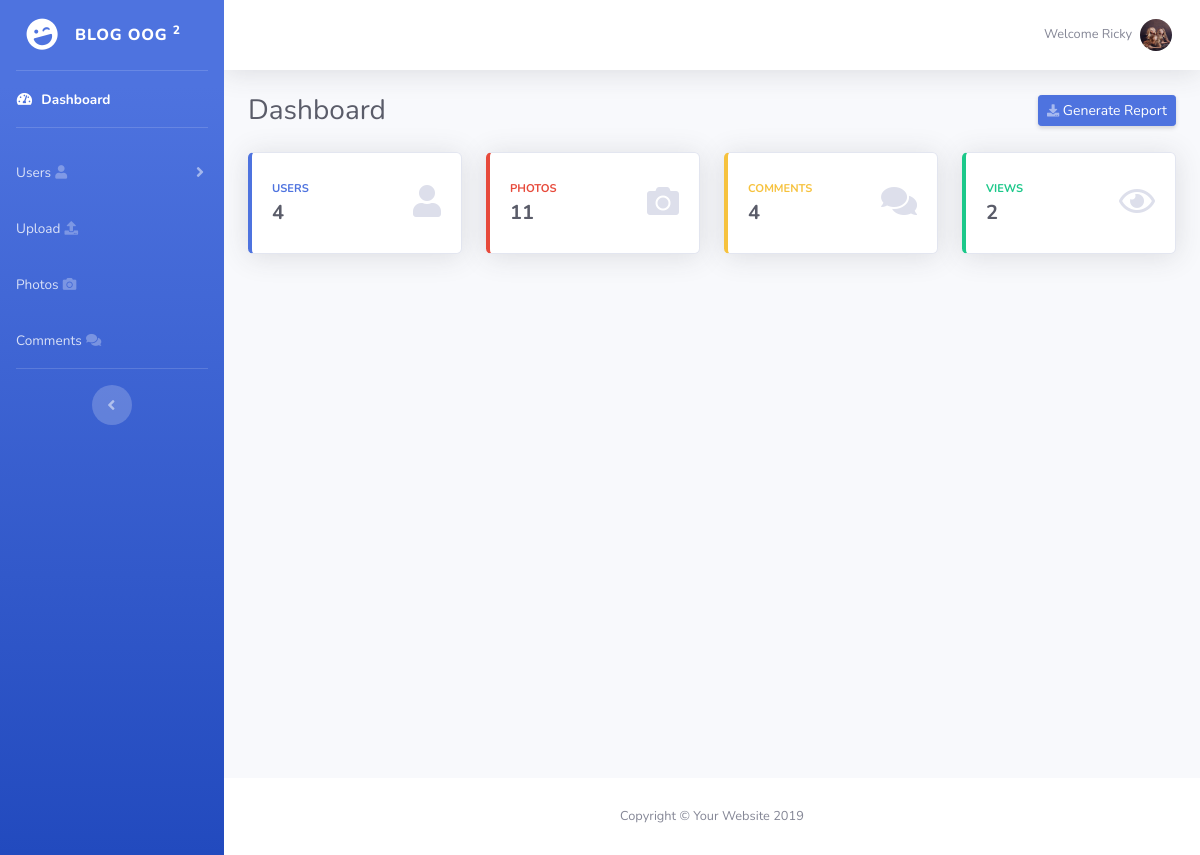
The page /admin/index.php (signed in) on the database its author committed.
### tables this page shows
CREATE TABLE IF NOT EXISTS `user` (
  `id` int(11) NOT NULL,
  `username` varchar(50) NOT NULL,
  `password` varchar(50) NOT NULL,
  `first_name` varchar(50) NOT NULL,
  `last_name` varchar(50) NOT NULL,
  `user_image` varchar(255) NOT NULL
);

### admin/index.php (called while the page is built, shortened)
<?php include("includes/header.php");
$aantalUsers = User::find_all();
?>
<?php include("includes/sidebar.php");?>
<?php include("includes/content-top.php");?>
<?php include("includes/content.php");?>
<?php include("includes/footer.php");?>

### admin/includes/Database.php (called while the page is built, shortened)
<?php
class Database
{
    public $connection;
    public function open_db_connection()
    {
        $this->connection = mysqli_connect(DB_HOST, DB_USER, DB_PASS, DB_NAME);
    }
    public function query($sql)
    {
        $result = $this->connection->query($sql);
        return $result;
    }
}
$database = new Database();
?>

### admin/includes/Db_object.php (called while the page is built, shortened)
<?php
class Db_object
{       public $id;
    public static function find_all()
    {
        return static::find_this_query("SELECT * from " . static::$db_table);
    }
    public static function find_this_query($sql)
    {
        global $database;
        $result = $database->query($sql);
        $the_object_array = array();
        while ($row = mysqli_fetch_array($result)) {
            $the_object_array[] = static::instantie($row);
        }
        return $the_object_array;
    }
    public static function instantie($result)
    {   $calling_class = get_called_class();
        $the_object = new $calling_class;
        foreach ($result as $the_attribute => $value) {
            if($the_object->has_the_attribute($the_attribute)) {
                $the_object->$the_attribute = $value;
            }
        }
        return $the_object;
    }
    private function has_the_attribute($the_attribute)
    {
        $object_properties = get_object_vars($this);
        return array_key_exists($the_attribute, $object_properties);
    }
}

### admin/includes/User.php (called while the page is built, shortened)
<?php
class User extends Db_object
{
    protected static $db_table = "user";
    public $user_image;
    public $upload_directory = 'img'. DS .'users';
    public $image_placeholder = 'https://avatars.dicebear.com/v2/male/:seed.svg';
    public static function find_by_user($username)
    {
        $result = static::find_this_query("SELECT * from " . static::$db_table . " WHERE username LIKE '$username'");
        return !empty($result) ? array_shift($result) : false;
    }
    public function image_path_and_placeholder(){
        return empty($this->user_image) ? $this->image_placeholder : $this->upload_directory. DS . $this->user_image;
    }
}
?>

### admin/includes/content-top.php (the view, shortened to what this page needs)
<div id="content-wrapper" class="d-flex flex-column">
        <?php
            $username = $_SESSION['username'];
            $user = User::find_by_user($username);
        ?>
    <div id="content">
        <nav class="navbar navbar-expand navbar-light bg-white topbar mb-4 static-top shadow">
            <ul class="navbar-nav ml-auto">
                <li class="nav-item dropdown no-arrow">
                    <a class="nav-link dropdown-toggle" href="#" id="userDropdown" role="button" data-toggle="dropdown" aria-haspopup="true" aria-expanded="false">
                        <span class="mr-2 d-none d-lg-inline text-gray-600 small"><?php echo "Welcome ". $user->first_name;?></span>
                        <img class="img-profile rounded-circle" src="<?php echo $user->image_path_and_placeholder();?>">
                    </a>
                </li>
            </ul>
        </nav>

### rows shown on the page
user: first_name "Ricky", user_image (picture)

### other values the page prints
User::count_all() "4"
Photo::count_all() "11"
Comment::count_all() "4"
$session->count "2"
